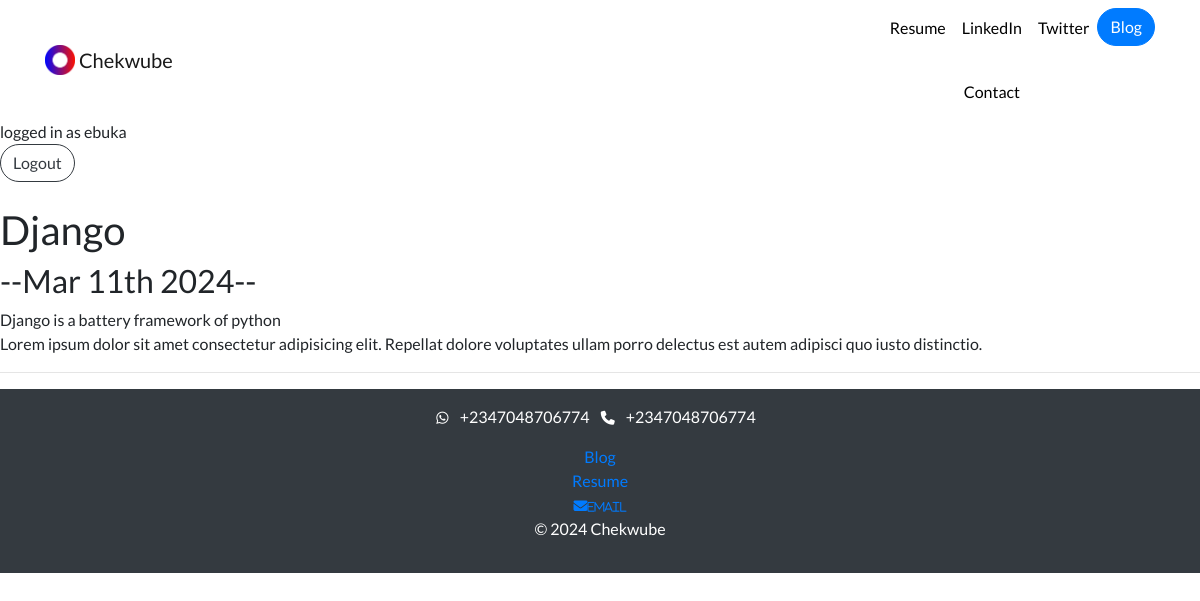
Screenshot of /blog/9/ (signed in) with the database file from the repository.
### blog/models.py (models this page shows, shortened)
class Blog(models.Model):
    title = models.CharField(max_length=100)
    description = models.TextField()
    date = models.DateField()

### blog/views.py (the view)
# urls.py: path('<int:blog_id>/', views.detail, name='detail'),
@login_required
def detail(request, blog_id):
    blog = get_object_or_404(Blog, pk=blog_id)
    return render(request, 'blog/detail.html', {'blog': blog})

### blog/templates/blog/detail.html
{% extends 'portfolio/base.html' %}
{% block content %}
<h1>{{ blog.title }}</h1>
<h2>--{{ blog.date|date:'M jS Y' }}--</h2>
{{ blog.description|safe }}
{% endblock %}

### portfolio/templates/portfolio/base.html (shortened to what this page needs)
{% load static %}
<!doctype html>
<html lang="en">
<head>
  <link rel="stylesheet" href="https://stackpath.bootstrapcdn.com/bootstrap/4.4.1/css/bootstrap.min.css">
  <link rel="stylesheet" href="{% static "portfolio/custom.css" %}">
  <link rel="stylesheet" href="https://cdnjs.cloudflare.com/ajax/libs/font-awesome/6.5.1/css/all.min.css" />
</head>
<body>
  <nav id="topNav" class="navbar navbar-expand-md navbar-light">
    <div class="container">
      <a class="navbar-brand btn-outline-light rounded-pill" href="{% url 'home' %}">
        <img src="{% static "portfolio/Logo.png" %}" width="30" height="30" class="d-inline-block align-top" alt="Nick's Logo">
        <span>Chekwube</span>
      </a>
      <div class="collapse navbar-collapse text-center" id="navbarNav">
        <ul class="navbar-nav ml-auto">
          <li class="nav-item">
            <a class="nav-link btn-outline-light rounded-pill" href="{% static "portfolio/cv.pdf" %}"download="resume.pdf target="_blank">Resume</a>
          </li>
          <li class="nav-item">
            <a class="nav-link btn-outline-light rounded-pill" href="https://www.linkedin.com/ebukaomenife" target="_blank">LinkedIn</a><br>
            <a class="nav-link btn-outline-light rounded-pill" href="{% url 'contact' %}" target="_blank">Contact</a>
          </li>
          <li class="nav-item">
            <a class="nav-link btn-outline-light rounded-pill" href="https://twitter.com/xcheche" target="_blank">Twitter</a>
          </li>
          <li>
            <a role="button" href="{% url 'blog:all_blogs' %}" class="btn btn-primary rounded-pill" target="_blank">Blog</a>
          </li>
        </ul>
      </div>
    </div>
  </nav>
  {% if user.is_authenticated %}
logged in as {{ user.username }}
<form action="{% url 'logoutuser' %}" method="POST">
    <button type="submit" class="btn btn-outline-dark rounded-pill">Logout</button>
</form><br>
{% else %}
<a href="{% url 'signupuser' %}" class="btn btn-primary rounded-pill">Sign Up</a>
<a href="{% url 'loginuser' %}" class="btn btn-primary rounded-pill">Login</a>
{% endif %}
    {% block content %}{% endblock %}
</body>
<hr>
<footer class="container-fluid bg-dark text-white py-3">
  <div class="row">
    <div class="col">  <p>
        <i class="fab fa-whatsapp fa-sm"></i> <a href="tel:+2347048706774" class="text-white mx-2"> +2347048706774</a>
        <i class="fa fa-phone fa-sm"></i> <a href="tel:+2347048706774" class="text-white mx-2"> +2347048706774</a>
        <br>
      </p>
    </div>
  </div>
  <a href="{% url 'blog:all_blogs' %}" class="blog">Blog</a><br>
  <a href="{% static 'portfolio/mycv.pdf' %}" class="resume">Resume</a><br>
  <a href="mailto:checheomenife@gmail.com" class="fa fa-envelope fa-sm"><small>email</small></a>
  <p>&copy; 2024 Chekwube</p>
</footer>
</html>

### portfolio/static/portfolio/custom.css (style rules this page uses)
.navbar-nav .nav-link { color: rgba(0,0,0,1) !important; }
body { font-family: 'Lato', sans-serif; }
footer { text-align: center; }

### rows the page displays
Blog: title "Django", date "Mar 11th 2024", description "Django is a battery framework of python Lorem ipsum dolor sit amet consectetur adipisicing elit. Repellat dolore voluptates ullam porro delectus est autem adipisci quo iusto distinctio."

### other values shown
{{ user.username }} "ebuka"
